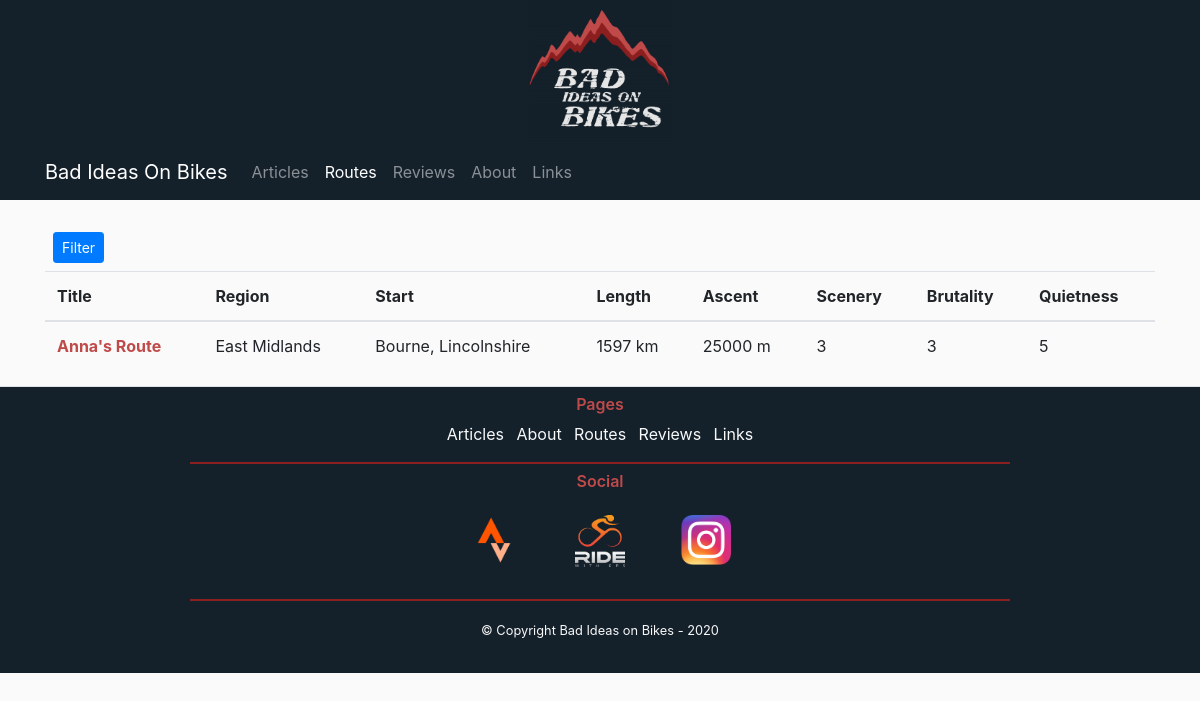
Page /routes on the earlier database version.
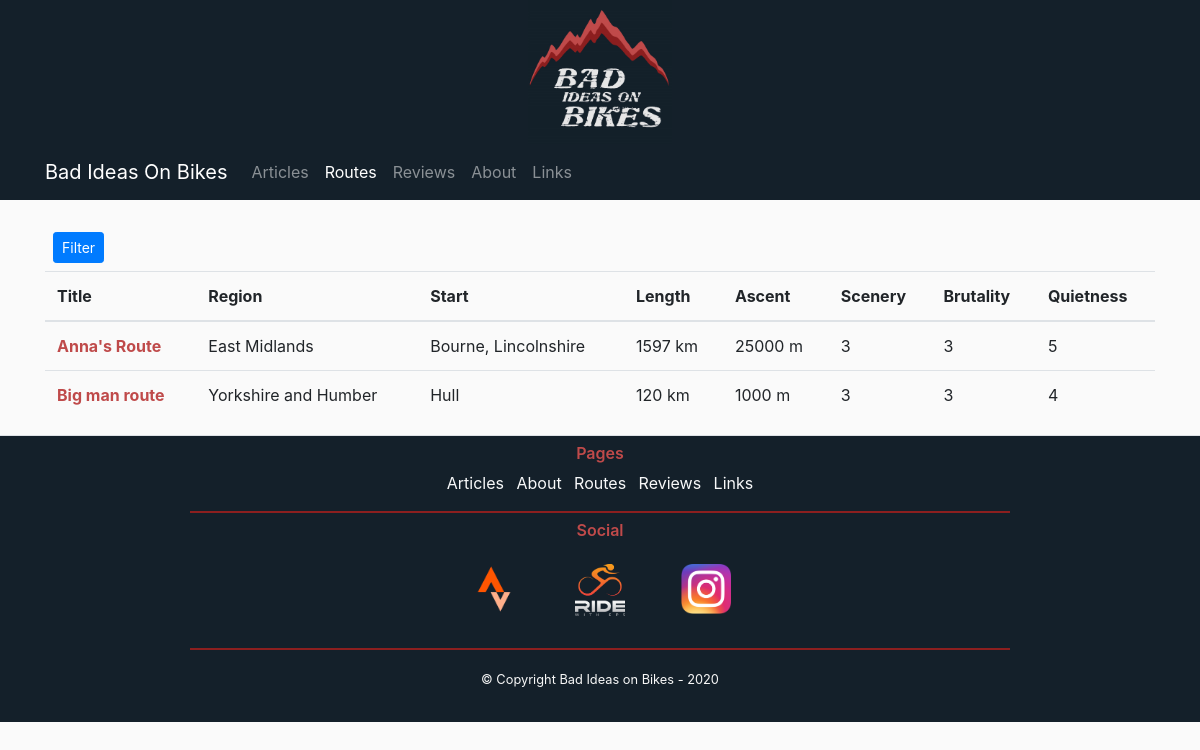
Same page on the later database version.
### flaskbiob/models.py (models this page shows, shortened)
class Routes(db.Model):
    id = db.Column(db.Integer, primary_key=True)
    title = db.Column(db.String(100), nullable=False)
    region = db.Column(db.String(100), nullable=False)
    starting_location = db.Column(db.String(100), nullable=False)
    starting_coordinates = db.Column(db.String(100), nullable=False)
    length = db.Column(db.Integer, nullable=False)
    ascent = db.Column(db.Integer, nullable=False)
    scenery = db.Column(db.Integer, nullable=False)
    brutality = db.Column(db.Integer, nullable=False)
    quietness = db.Column(db.Integer, nullable=False)
    description = db.Column(db.Text, nullable=False)
    link = db.Column(db.String(100), nullable=False)
    post = db.Column(db.Integer, db.ForeignKey("posts.id"), nullable=True)
    user = db.Column(db.Integer, db.ForeignKey("users.id"), nullable=False)

### flaskbiob/routes/routes.py (the view, shortened to what this page needs)
@routes.route("/routes", methods=["GET", "POST"])
def routesPage():
    form = RouteFilterForm()
    query = Routes.query
    my_routes = Routes.query.all()
    return render_template("Routes.html", my_routes=my_routes, form=form, filtered=False)

### flaskbiob/templates/Routes.html (shortened to what this page needs)
{% extends "BASE.html" %}
{% block content %}
    <div class="row">
        <div class="col-md-12">
            <button class="btn btn-primary btn-sm m-2" type="button" data-toggle="collapse" data-target="#collapsefilters" aria-expanded="false" aria-controls="collapsefilters">
                Filter
            </button>
        </div>
        <div class="col-md-12">
            <table class="table">
                <thead>
                    <tr>
                        <th scope="col">Title</th>
                        <th scope="col">Region</th>
                        <th scope="col">Start</th>
                        <th scope="col">Length</th>
                        <th scope="col">Ascent</th>
                        <th scope="col">Scenery</th>
                        <th scope="col">Brutality</th>
                        <th scope="col">Quietness</th>
                    </tr>
                </thead>
                <tbody>
                {% for route in my_routes %}
                    <tr>
                        <th scope="row"><a href="{{ url_for('posts.postPage', post_id=route.post) }}" class="custom-link">{{ route.title }}</a></th>
                        <td>{{ route.region }}</td>
                        <td>{{ route.starting_location }}</td>
                        <td>{{ route.length }} km</td>
                        <td>{{ route.ascent }} m</td>
                        <td>{{ route.scenery }}</td>
                        <td>{{ route.brutality }}</td>
                        <td>{{ route.quietness }}</td>
                    </tr>
                {% endfor %}
                </tbody>
            </table>
        </div>
    </div>
{% endblock content %}

### flaskbiob/templates/BASE.html (shortened to what this page needs)
<!DOCTYPE html>
<html lang="en">
<head>
    <link rel="stylesheet" href="https://stackpath.bootstrapcdn.com/bootstrap/4.5.2/css/bootstrap.min.css">
    <link rel="stylesheet" type="text/css" href="{{ url_for('static', filename='main.css') }}">
</head>
    <body>
    <div class="banner-top"><img src="{{ url_for('static', filename='BIOB_Dark_Square_SM.jpg') }}" class="mx-auto d-block img-fluid"></div>
    <nav class="navbar navbar-expand-lg sticky-top navbar-dark bg-custom mb-4">
        <div class="container">
              <a class="navbar-brand" href="{{ url_for('main.homePage') }}">Bad Ideas On Bikes</a>
              <div class="collapse navbar-collapse" id="navbarNav">
                <ul class="navbar-nav">
                  <li class="nav-item {% if request.endpoint == 'main.homePage' %} active {% endif %}">
                    <a class="nav-link" href="{{ url_for('main.homePage') }}">Articles <span class="sr-only">(current)</span></a>
                  </li>
                    <li class="nav-item {% if request.endpoint == 'routes.routesPage' %} active {% endif %}">
                    <a class="nav-link" href="{{ url_for('routes.routesPage') }}">Routes</a>
                  </li>
                    <li class="nav-item {% if request.endpoint == 'reviews.reviewPage' %} active {% endif %}">
                    <a class="nav-link" href="{{ url_for('reviews.reviewPage') }}">Reviews</a>
                  </li>
                  <li class="nav-item {% if request.endpoint == 'main.aboutPage' %} active {% endif %}">
                    <a class="nav-link" href="{{ url_for('main.aboutPage') }}">About</a>
                  </li>
                  <li class="nav-item {% if request.endpoint == 'main.linkPage' %} active {% endif %}">
                    <a class="nav-link" href="#">Links</a>
                  </li>
                </ul>
              </div>
        </div>
    </nav>
    <div class="container">
            {% block content %}
            {% endblock content %}
    </div>
        <div class="row">
            <div class="container-fluid border-top" id="footer">
                <div class="row footer-links text-center mt-2">
                    <div class="col-md-2"></div>
                    <div class="col-md-8 border-bottom bdrbottom pb-3">
                        <h6 class="text-center">Pages</h6>
                        <a class="text-light text-decoration-none mr-2" href="{{ url_for('main.homePage') }}">Articles</a>
                        <a class="text-light text-decoration-none mr-2" href="{{ url_for('main.aboutPage') }}">About</a>
                        <a class="text-light text-decoration-none mr-2" href="{{ url_for('routes.routesPage') }}">Routes</a>
                        <a class="text-light text-decoration-none mr-2" href="{{ url_for('reviews.reviewPage') }}">Reviews</a>
                        <a class="text-light" href="">Links</a>
                    </div>
                    <div class="col-md-2"></div>
                </div>
                <div class="row mt-2">
                    <div class="col-md-2"></div>
                    <div class="col-md-8 border-bottom bdrbottom pb-3">
                        <div><h6 class="text-center">Social</h6></div>
                        <div class="d-flex justify-content-center">
                            <a href="" class="image-link-gs mr-4"><img src="{{ url_for('static', filename='icons/strava.png') }}" class="button-icon m-3"></a>
                            <a href="" class="image-link-gs mr-4"><img src="{{ url_for('static', filename='icons/RWGPS.png') }}" class="button-icon m-3"></a>
                            <a href="" class="image-link-gs"><img src="{{ url_for('static', filename='icons/small_instagram.png') }}" class="button-icon m-3"></a>
                        </div>
                    </div>
                    <div class="col-md-2"></div>
                </div>
                <div class="row">
                    <div class="col-12 p-3">
                        <p class="footer-text text-center copyright"><small>© Copyright Bad Ideas on Bikes - 2020</small></p>
                    </div>
                </div>
            </div>
        </div>
    </body>
</html>

### flaskbiob/static/main.css (style rules this page uses)
body { background: #fafafa; color: #333333; }
h1, h2, h3, h4, h5, h6 { color: #444444; }
.bg-custom { background-color: #14202a; }
#footer { background-color: #14202a; }
.footer-text { color: #f7f7f7; }
.button-icon { max-width: 50px; }
#footer h6 { color: #BF4A4A; font-weight: 600; }
.bdrbottom { border-width:2px !important; border-color: #8c1f1f !important; }
.banner-top { background-color: #14202a; }
.banner-top img { max-width: 12%; min-width: 10%; height: auto; }
a:link { color: #bf4a4a; }

Differences in the rows shown:
added Routes: title "Big man route", region "Yorkshire and Humber", starting_location "Hull", length "120", ascent "1000", scenery "3", brutality "3", quietness "4"
